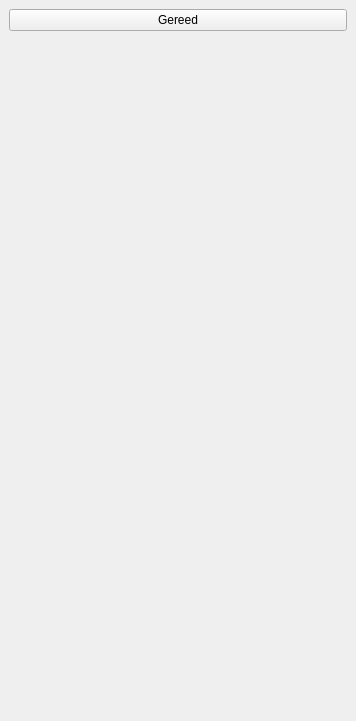
<?xml version="1.0" encoding="UTF-8"?>
<ui version="4.0">
 <class>OivObjectenDockWidgetBase</class>
 <widget class="QDockWidget" name="OivObjectenDockWidgetBase">
  <property name="geometry">
   <rect>
    <x>0</x>
    <y>0</y>
    <width>356</width>
    <height>721</height>
   </rect>
  </property>
  <property name="sizePolicy">
   <sizepolicy hsizetype="Minimum" vsizetype="Expanding">
    <horstretch>0</horstretch>
    <verstretch>0</verstretch>
   </sizepolicy>
  </property>
  <property name="features">
   <set>QDockWidget::DockWidgetFloatable|QDockWidget::DockWidgetMovable</set>
  </property>
  <property name="windowTitle">
   <string>Attributen formulier</string>
  </property>
  <widget class="QWidget" name="dockWidgetContents">
   <property name="sizePolicy">
    <sizepolicy hsizetype="Expanding" vsizetype="Expanding">
     <horstretch>0</horstretch>
     <verstretch>0</verstretch>
    </sizepolicy>
   </property>
   <layout class="QGridLayout" name="gridLayout">
    <item row="0" column="0">
     <widget class="QPushButton" name="terug">
      <property name="text">
       <string>Gereed</string>
      </property>
     </widget>
    </item>
    <item row="1" column="0">
     <layout class="QVBoxLayout" name="verticalLayout">
      <property name="sizeConstraint">
       <enum>QLayout::SetNoConstraint</enum>
      </property>
      <item>
       <widget class="QStackedWidget" name="stackedWidget">
        <property name="sizePolicy">
         <sizepolicy hsizetype="Expanding" vsizetype="Minimum">
          <horstretch>0</horstretch>
          <verstretch>0</verstretch>
         </sizepolicy>
        </property>
        <property name="frameShape">
         <enum>QFrame::NoFrame</enum>
        </property>
        <property name="currentIndex">
         <number>1</number>
        </property>
        <widget class="QWidget" name="page"/>
        <widget class="QWidget" name="page_2"/>
       </widget>
      </item>
     </layout>
    </item>
    <item row="2" column="0">
     <spacer name="verticalSpacer">
      <property name="orientation">
       <enum>Qt::Vertical</enum>
      </property>
      <property name="sizeHint" stdset="0">
       <size>
        <width>0</width>
        <height>0</height>
       </size>
      </property>
     </spacer>
    </item>
   </layout>
  </widget>
 </widget>
 <resources/>
 <connections/>
</ui>
